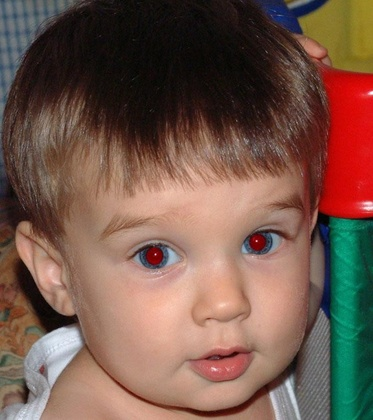
%> input picture redB.jpg, 373 x 420 px, shrunk from 676 x 762 before the run
$ octave CorrectingRedEye.m   (GNU Octave 9; MATLAB toolbox functions it lacks are replaced by stand-ins)
%> lines starting %> are read from the running program, lines starting %| are printed output that depends on the picture; in (x1, y1, x2, y2) boxes, pixels count from 0 and x2, y2 are one past the last pixel; in counts of white or black regions, pixels touching at a corner belong together; the program's own positions count from 1

% ------ Start Face Definition ------

A1 = imread('redB.jpg');
%> A1 is the input picture: size 420x373x3 uint8; mean R, G, B 117.3, 88.6, 75.7
[row, col] = size(A1);
%> row = 420; col = 1119

% Creating a object
faceRecognition = vision.CascadeObjectDetector();

faceDefinition = step(faceRecognition, A1);
%> faceDefinition = [96 161 237 237]

% ------ Face Definition End ------

% converted A1 image RGB to HSV
A2 = rgb2hsv(A1);
%> A2: size 420x373x3 double; mean H, S, V 0.154, 0.445, 0.485

% output A2
imwrite(A2,'Rgb2Hsv.jpg');
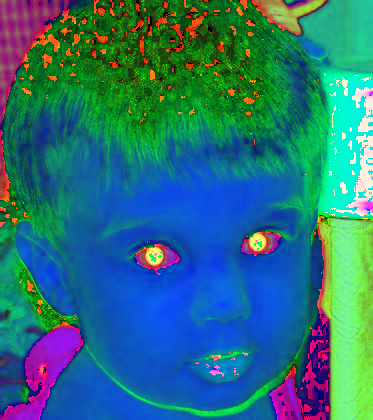
%> saved as Rgb2Hsv.jpg: size 420x373x3 uint8; mean R, G, B 39.2, 113.5, 123.8

% Put size of the picture
row = size(A2)*[1;0;1];
%> row = 423
col = size(A2)*[0;1;0];
%> col = 373

% H => (:,:,1) ve S => (:,:,2)
A3 = uint8(255*A2(:,:,1));
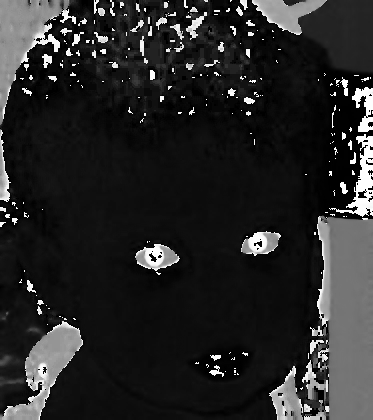
%> A3: size 420x373 uint8; min 0, max 255, mean 39.2
A3 = uint8(255*A2(:,:,2));
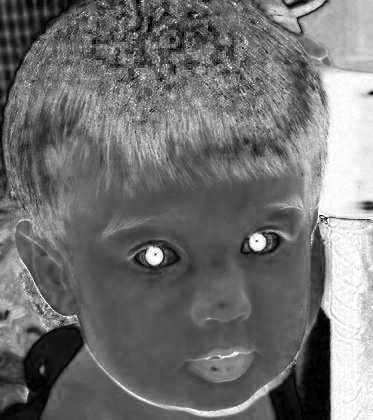
%> A3: size 420x373 uint8; min 0, max 255, mean 113.5

% output A3
imwrite(A3,'HS_Photo.jpg');

% ------ Start Padding ------

row = size(A3)*[1;0];
%> row = 420
col = size(A3)*[0;1];

for i=1:row
for j=1:col
 B(i+1,j+1)=A3(i,j); %A matrix moves to the center of B matrix
    if i==1
    B(1,j+1)=A3(1,j );
    end

    if i==row
    B(row+2,j+1)=A3(row,j );
    end

    if j==1
    B(i+1,1 )=A3(i,1 );
    end

    if j==col
    B(i+1,col+2 )=A3(i,col);
    end
end
end
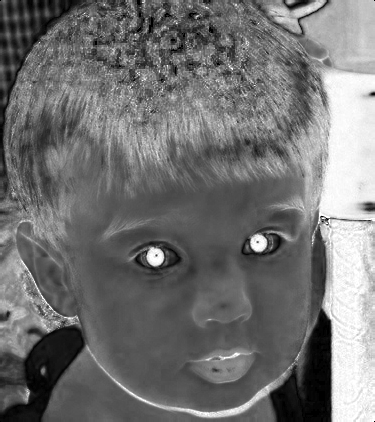
%> B: size 422x375 uint8; min 0, max 255, mean 113.6
B(1,1 )=A3(1,1 );
%> B: size 422x375 uint8; under 0.01% of pixels changed, all inside (x1, y1, x2, y2) = (0, 0, 1, 1)
B(row+2,1 )=A3(row,1 );
%> B: size 422x375 uint8; min 0, max 255, mean 113.6; mean of the top-left, top-right, bottom-left and bottom-right quarters 99.7, 144.5, 89.9, 119.9
B(1,col+2 )=A3(1,col );
B(row+2,col+2 )=A3(row,col );

% ------ Padding End ------


% this loop [col*row] look at pixels one by one
% if (A) the pixel value is above the threshold
% Let A3 matrix be 0
% get another 1

esik = 100;
A4 = 0;
for i = 1 : row
  for j = 1 : col
    if B(i,j) > esik
      A4(i,j) = 0;
    else
      A4(i,j) = 1;
    end
  end
end
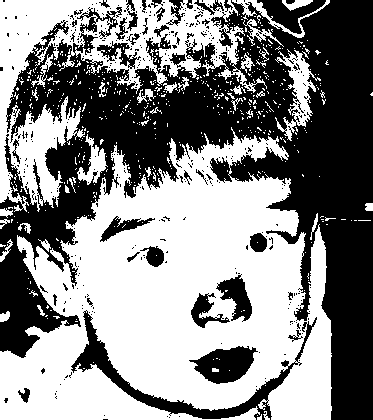
%> A4: size 420x373 double; values 0 (black) and 1 (white), 53% white; 416 black regions (378 under 20 px), largest, box (x1, y1, x2, y2) and area: (0, 0, 373, 420) 62293, (71, 310, 317, 420) 3417, (189, 346, 258, 384) 1572

% output A4
imwrite(A4,'WhiteBlack.jpg');

% Specified the face area
% R => (:,:,1), G => (:,:,2), B => (:,:,3)
X = double(A1);
 for i = faceDefinition (1,2) : faceDefinition (1,2) + faceDefinition (1,3)
    for j =  faceDefinition (1,1) : faceDefinition (1,1) + faceDefinition (1,4)
    X(i,j,1) = A4(i,j).*X(i,j,1);
    X(i,j,2) = A4(i,j).*X(i,j,2);
    X(i,j,3) = A4(i,j).*X(i,j,3);
    end
 end
%> X: size 420x373x3 double; mean H, S, V 106.1, 81.7, 69.8
B = uint8(X);
%> B: size 420x373x3 uint8; mean H, S, V 106.1, 81.7, 69.8

% output B
imwrite(B,'Last_Picture.jpg');
